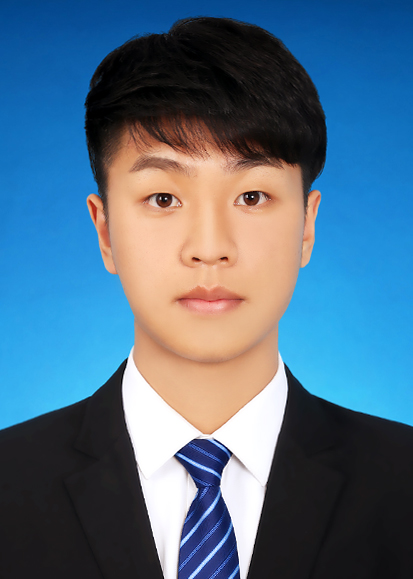
#> input picture Opencv学习/2、整体的系统学习/xiaochaosui.jpg, 413 x 579 px
$ python '2、裁剪和改变大小Resizing and cropping.py'
#> lines starting #> are read from the running program, lines starting #| are printed output that depends on the picture
# author: "xiaochaosui"
# time: '2020/12/19 16:46'
# mail: '939103485@qq.com'
import cv2
import matplotlib as plt
import numpy as np
'''
x轴 正 东 宽度 w
y轴 正 南 高度 h
'''
# 改变图片的size
img = cv2.imread('xiaochaosui.jpg')
#> img is the input picture: shape (579, 413, 3); mean B, G, R 132.5, 109.4, 80.5
print(img.shape)
#| (579, 413, 3)

imgResize = cv2.resize(img,(1500,1400))
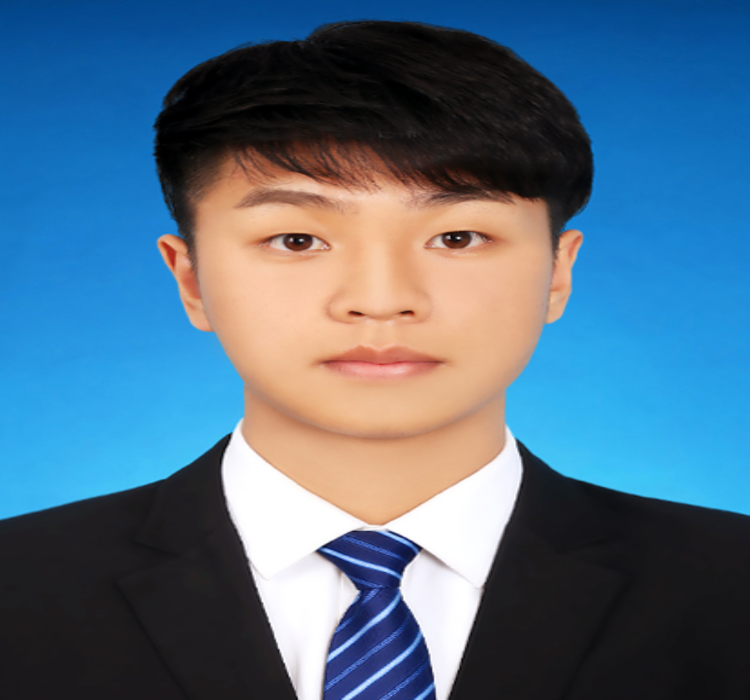
#> imgResize: shape (1400, 1500, 3) (shown at 1/2 size); mean B, G, R 132.4, 109.3, 80.5
print(imgResize.shape)
#| (1400, 1500, 3)
# 裁剪图片
# 前一个 0：200 是高度H，后面200：500 是w
imgCropped = img[0:200,100:500]
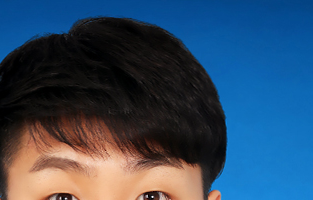
#> imgCropped: shape (200, 313, 3); mean B, G, R 98.6, 73.4, 49
cv2.imshow('imgGray',img)
cv2.imshow('imgResize',imgResize)
cv2.imshow('imgCropped',imgCropped)
cv2.waitKey(0)
cv2.destroyAllWindows()
